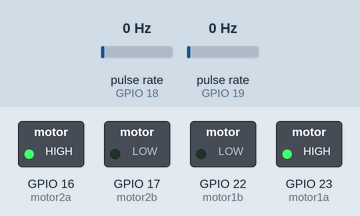
The sketch below on a simulated ESP32. On the bench: switched loads named in the sketch (green lamp = pin HIGH). Wiring (inferred from the names in the program): 2 × pulse sensor: data GPIO 18 / data GPIO 19. The test bench sets the inputs (shaded band); at power-on: pulse rate (sensors on GPIO 18, GPIO 19) 0 Hz.

Above: at 0.1 s.
Timing chart, 0 to 1.6 s (numbered marks = the images above):
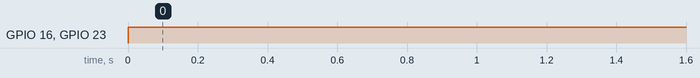

Measured:
- by itself, GPIO 16 (motor2a), GPIO 23 (motor1a): LOW → HIGH at 0.00 s

The sketch:

sketch_nov08a.ino
```cpp
//Motores:
#define motor1a 23
#define motor1b 22
#define motor2a 16
#define motor2b 17

//Encoder:
#define encoder1 19
#define encoder2 18
unsigned long count_direito=0;
unsigned long count_esquerdo=0;

//pwm:
int res = 8;//Numero de bits para resoluçao
int freq = 5000;  //Frequencia do pwm


//========================================================================================

void motor_esquerdo(int dir, int intensity){    //dir = 0 > frente; dir = 1 =>tras
  if (dir==0){
    ledcWrite(3, 0); //Utilizando o canal para porta pwm
    ledcWrite(2, intensity); //Utilizando o canal para porta pwm
  }
  if (dir==1){
    ledcWrite(3, intensity); //Utilizando o canal para porta pwm
    ledcWrite(2, 0); //Utilizando o canal para porta pwm
  }
}


void motor_direito(char dir, int intensity){
  if (dir==0){
    ledcWrite(0, intensity); //Utilizando o canal para porta pwm
    ledcWrite(1, 0); //Utilizando o canal para porta pwm
  }
  if (dir==1){
    ledcWrite(0, 0); //Utilizando o canal para porta pwm
    ledcWrite(1, intensity); //Utilizando o canal para porta pwm
  }
}


//========================================================================================
//Interrupts dos encoders

void IRAM_ATTR f_int1 (){  // É NECESSARIO ESSE ATRIBUTO IRAM_ATTR  //Esta funcao contabiliza quantas vezes o laser direito deu rising
  count_direito++;

}

void IRAM_ATTR f_int2 (){  // É NECESSARIO ESSE ATRIBUTO IRAM_ATTR  //Esta funcao contabiliza quantas vezes o laser direito deu rising
  count_esquerdo++;

}


//========================================================================================


void setup() {


//encoder
pinMode(encoder1,INPUT);
pinMode(encoder2,INPUT);
attachInterrupt(digitalPinToInterrupt(encoder2),f_int1, RISING);//Um ciclo do encoder é contado quando ele acaba de acender.
attachInterrupt(digitalPinToInterrupt(encoder1),f_int2, RISING);//Um ciclo do encoder é contado quando ele acaba de acender.


//Configurando PWM e portas dos motores
ledcSetup(0, freq , res);  // Configurando o canal 0
ledcSetup(1, freq , res);  // Configurando o canal 1
ledcSetup(2, freq , res);  // Configurando o canal 2
ledcSetup(3, freq , res);  // Configurando o canal 3
ledcAttachPin(motor2a, 0); //Linkando o canal 0 à porta GPIO out_21
ledcAttachPin(motor2b, 1); //Linkando o canal 1 à porta GPIO out_22
ledcAttachPin(motor1a, 2); //Linkando o canal 2 à porta GPIO out_11
ledcAttachPin(motor1b, 3); //Linkando o canal 3 à porta GPIO out_12
//Fim das configuraçoes do pwm e dos motores


}

void loop() {
motor_esquerdo(0,255);
motor_direito(0,255);

}
```
